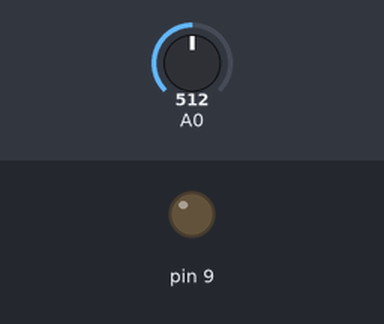
A sketch run on a simulated Arduino Uno, built with avr-gcc and run on an emulated ATmega328P. Parts: output pins drawn as LEDs (lit = HIGH). The inputs (shaded band) are chosen by the test bench; at power-on: A0 = 512.

Above: at 1.2 s.
1.3 s: A0 set to 788
2.8 s: A0 set to 811
At 3.1 s:
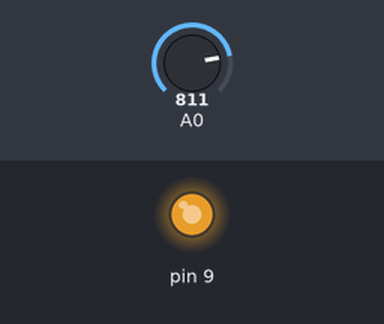
Timing chart, 0 to 5.8 s (numbered marks = the images above; inputs shaded):
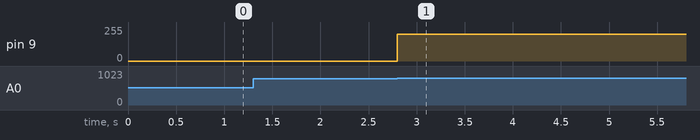

Measured:
- the behaviour switches between 802 and 803 on A0 (found by bisection; images 0 and 1)
- after the input at 1.3 s, every drawn part: stays the same
- after the input at 2.8 s, pin 9: 0/255 → 202/255 at once

The sketch:

step_6_lightsensor.ino
```cpp
void setup() {
  // put your setup code here, to run once:
 // serial.begin(9600);
}
int curVal=0;
void loop(){

//조도센서의 값을 읽어서 LED의 밝기를 조절해줍니다.

   //analogWrite(9, map(analogRead(A0),0,1023,0,255));
   curVal = map(analogRead(A0),0,1023,0,255) ;
  //under 200 off light
  if(curVal< 200) {
    digitalWrite(9, LOW);
  } else {
    analogWrite(9,curVal);
  }


}
```
